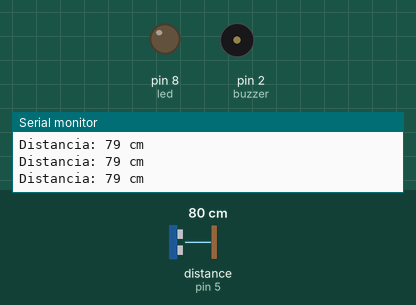
This sketch was run on a simulated Arduino Uno, built with avr-gcc and run on an emulated ATmega328P. Parts: output pins drawn as LEDs (lit = HIGH), buzzer (waves = sounding), the last lines printed to the serial monitor. Wiring (inferred from the names in the program): ultrasonic range finder: trigger pin 4; echo pin 5. The test bench sets the inputs (shaded band); at power-on: distance to the obstacle (sensor on pin 5) 80 cm. The echo pulse lasts 58.3 µs per cm; pins used as bus, display or sensor lines are not drawn.

Above: at 1.2 s.
1.3 s: distance to the obstacle (sensor on pin 5) set to 60 cm
At 2.6 s:
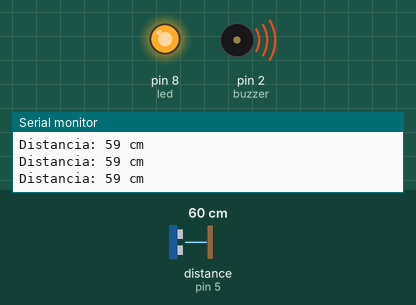
At 4.1 s:
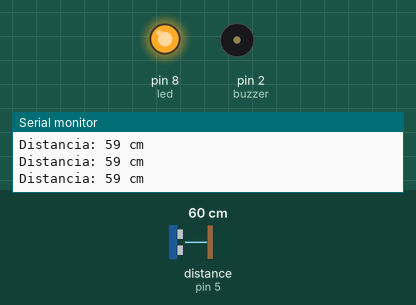
4.3 s: distance to the obstacle (sensor on pin 5) set to 53 cm
5.8 s: distance to the obstacle (sensor on pin 5) set to 46 cm
At 6.3 s:
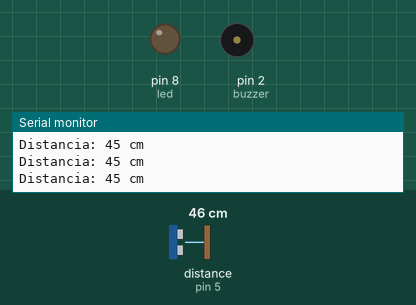
Timing chart, 0 to 8.8 s (numbered marks = the images above; inputs shaded):
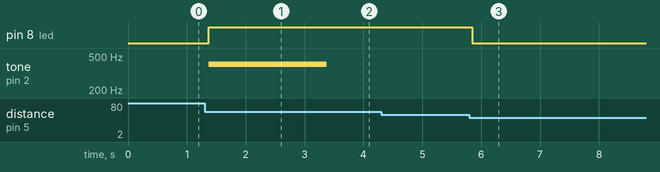

The sketch:

BuzzerProximo.ino
```cpp
  int trig = 4;
  int echo = 5;
  int led = 8;
  int buzzer = 2;

  // Variável para controlar se o alarme já foi tocado
  bool jaApitou = false;

  void setup(){
    Serial.begin(9600);

    pinMode(trig, OUTPUT);
    pinMode(echo, INPUT);
    pinMode(led, OUTPUT);
    pinMode(buzzer, OUTPUT);
  }

  void loop(){
    digitalWrite(trig, LOW);
    delayMicroseconds(2);
    digitalWrite(trig, HIGH);
    delayMicroseconds(10);
    digitalWrite(trig, LOW);

    int duracao = pulseIn(echo, HIGH);
    int distancia = (duracao / 2) / 29.1;

    Serial.print("Distancia: ");
    Serial.print(distancia);
    Serial.println(" cm");

    // Verifica se está na distância E se ainda NÃO apitou
    if (distancia >= 50 && distancia <= 60){
      digitalWrite(led, HIGH);

      if (jaApitou == false) {
        tone(buzzer, 400, 2000); // Apita por 2000 milissegundos
        jaApitou = true;        // Salva que já apitou para não repetir
      }
    } else {
      digitalWrite(led, LOW);
      noTone(buzzer);
      jaApitou = false;         // Reseta quando o objeto sai da distância
    }

    delay(100);
  }
```

Measured:
- the behaviour switches between 51 and 50 cm on distance to the obstacle (sensor on pin 5) (found by bisection; images 2 and 3)
- after the input at 1.3 s, pin 8 (led): LOW → HIGH after 0.08 s; tone on pin 2 (buzzer): silent → 400 Hz after 0.08 s, → silent 2.0 s later
- after the input at 5.8 s, pin 8 (led): HIGH → LOW after 0.05 s
